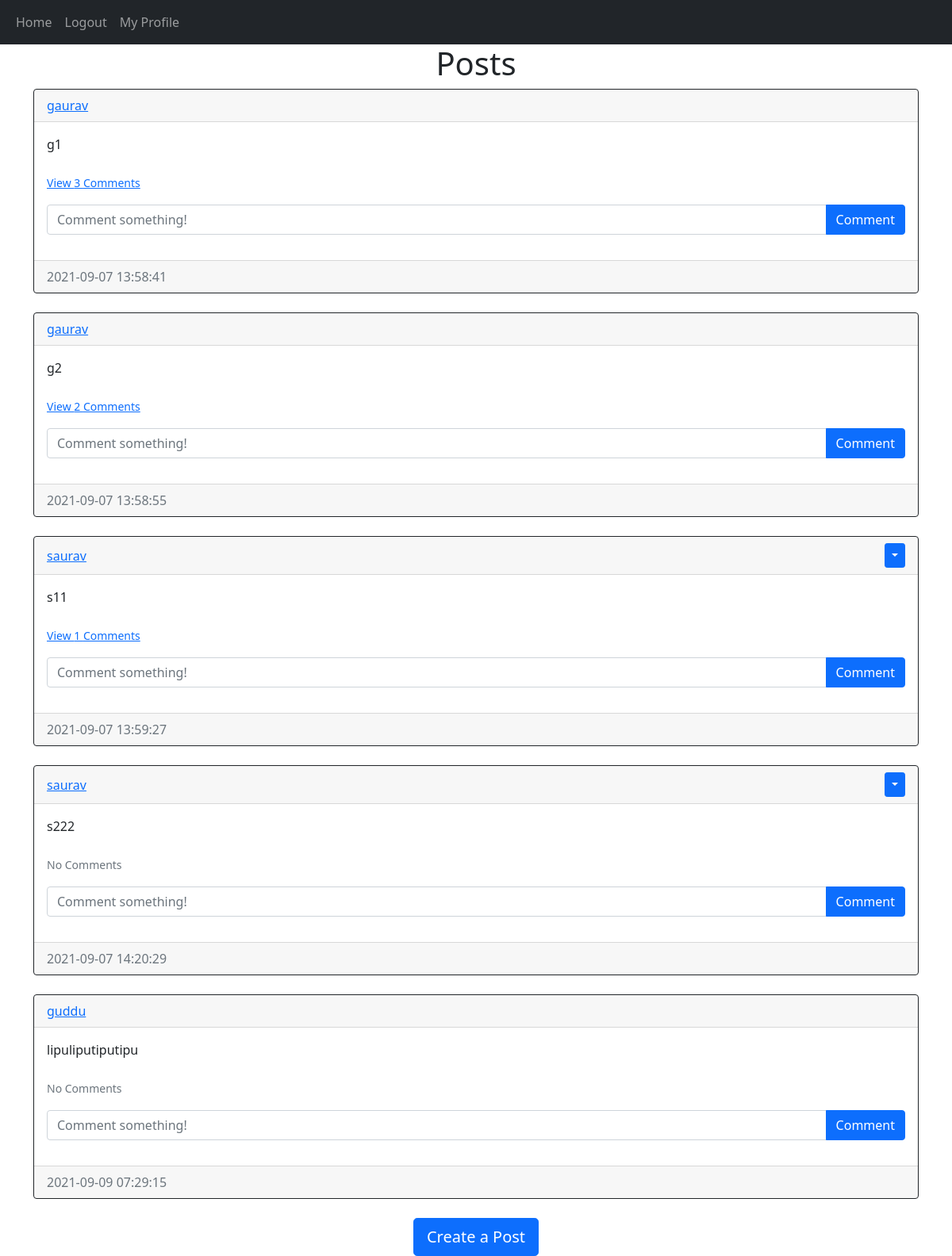
The app's page /home (signed in) with its own data.
### website/models.py (models this page shows)
class Post(db.Model):
    id = db.Column(db.Integer, primary_key=True)
    text = db.Column(db.Text, nullable=False)
    date_created = db.Column(db.DateTime(timezone=True), default=func.now())
    author = db.Column(db.Integer, db.ForeignKey(
        'user.id', ondelete="CASCADE"), nullable=False)
    comments = db.relationship('Comment', backref='post', passive_deletes=True)

class User(db.Model, UserMixin):
    id = db.Column(db.Integer, primary_key=True)
    email = db.Column(db.String(150), unique=True)
    username = db.Column(db.String(150), unique=True)
    password = db.Column(db.String(150))
    date_created = db.Column(db.DateTime(timezone=True), default=func.now())
    posts = db.relationship('Post', backref='user', passive_deletes=True)
    comments = db.relationship('Comment', backref='user', passive_deletes=True)

### website/views.py (the view)
@views.route("/")
@views.route("/home")
@login_required
def home():
    posts = Post.query.all()
    return render_template("home.html", user=current_user, posts=posts)

### website/__init__.py (called while the page is built)
def create_app():
    app = Flask(__name__)
    app.config['SECRET_KEY'] = "helloworld"
    app.config['SQLALCHEMY_DATABASE_URI'] = f'sqlite:///{DB_NAME}'
    db.init_app(app)
    from .views import views
    from .auth import auth
    app.register_blueprint(views, url_prefix="/")
    app.register_blueprint(auth, url_prefix="/")
    from .models import User, Post, Comment
    create_database(app)
    login_manager = LoginManager()
    login_manager.login_view = "auth.login"
    login_manager.init_app(app)
    @login_manager.user_loader
    def load_user(id):
        return User.query.get(int(id))
    return app

### website/templates/home.html
{% extends "posts_div.html" %} {% block title %}Home{% endblock %}

### website/templates/posts_div.html (shortened to what this page needs)
{% extends "base.html" %} {% block title %}Home{% endblock %} {% block content
%}
<h1 align="center">{% block header %}Posts{% endblock %}</h1>
<div id="posts">
  {% for post in posts %}
  <div class="card border-dark">
    <div class="card-header d-flex justify-content-between align-items-center">
      <a href="/user-profile/{{post.user.username}}">{{post.user.username}}</a>
      {% if user.id == post.author %}
      <div class="btn-group">
        <button
          type="button"
          class="btn btn-sm btn-primary dropdown-toggle"
          data-bs-toggle="dropdown"
        ></button>
      </div>
      {% endif %}
    </div>
    <div class="card-body">
      <div class="card-text">{{post.text}}</div>
      <br />
      <p class="card-text">
        {% if post.comments|length > 0 %}
        <a data-bs-toggle="collapse" href="#comments-{{post.id}}" role="button">
          <small>View {{post.comments|length}} Comments</small>
        </a>
        {% else %}
        <small class="text-muted">No Comments</small>
        {% endif %}
      </p>
      <form
        class="input-group mb-3"
        method="POST"
        action="/create-comment/{{post.id}}"
      >
        <input
          type="text"
          id="text"
          name="text"
          class="form-control"
          placeholder="Comment something!"
        />
        <button type="submit" class="btn btn-primary">Comment</button>
      </form>
    </div>
    <div class="card-footer text-muted">{{post.date_created}}</div>
  </div>
  <br/ > {% endfor %}
</div>
{% block footer %}
<div align="center">
  <a href="/create-post"
    ><button type="button" class="btn btn-primary btn-lg">
      Create a Post
    </button></a
  >
</div>
{% endblock %} {% endblock %}

### records on screen
Post: user.username "gaurav", text "g1", comments|length "3", date_created "2021-09-07 13:58:41"
Post: user.username "gaurav", text "g2", comments|length "2", date_created "2021-09-07 13:58:55"
Post: user.username "saurav", text "s11", comments|length "1", date_created "2021-09-07 13:59:27"
Post: user.username "saurav", text "s222", shows "No Comments", date_created "2021-09-07 14:20:29"
Post: user.username "guddu", text "lipuliputiputipu", shows "No Comments", date_created "2021-09-09 07:29:15"
